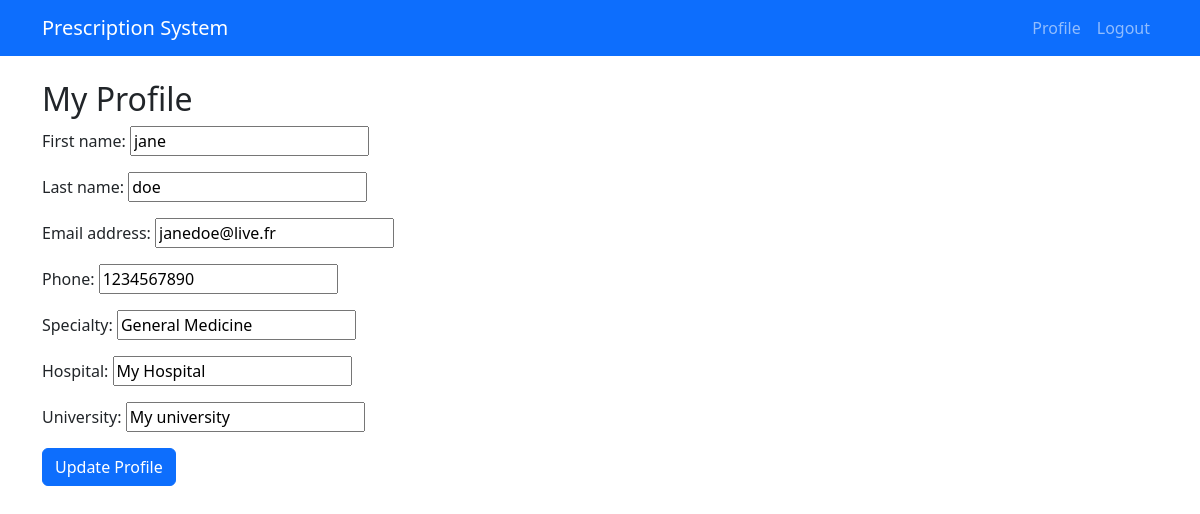
Screenshot of /profile/ (signed in) with the database file from the repository.
### physicians/models.py (models this page shows, shortened)
class Physician(AbstractUser):
    objects = PhysicianManager()
    username = None
    email = models.EmailField('email address', unique=True)
    first_name = models.CharField(max_length=150)
    last_name = models.CharField(max_length=150)
    phone = models.CharField(max_length=15)
    specialty = models.CharField(max_length=150)
    hospital = models.CharField(max_length=150)
    university = models.CharField(max_length=150)
    USERNAME_FIELD = 'email'
    REQUIRED_FIELDS = []

### physicians/views.py (the view)
# urls.py: path('profile/', PhysicianProfileView.as_view(), name='template-profile'),
class PhysicianProfileView(UpdateView):
    template_name = 'physician/profile.html'
    form_class = PhysicianProfileForm
    success_url = reverse_lazy('template-profile')
    def get_object(self):
        return self.request.user

### physicians/forms.py
class PhysicianProfileForm(forms.ModelForm):
    class Meta:
        model = Physician
        fields = ('first_name', 'last_name', 'email', 'phone',
                 'specialty', 'hospital', 'university')

### physicians/templates/physician/profile.html (shortened to what this page needs)
{% extends 'base.html' %}
{% block content %}
<div class="row">
    <div class="col-md-8">
        <h2>My Profile</h2>
        <form method="post">
            {{ form.as_p }}
            <button type="submit" class="btn btn-primary">Update Profile</button>
        </form>
    </div>
</div>
{% endblock %}

### rows the page displays
Physician: first_name "jane", last_name "doe", email "janedoe@live.fr", phone "1234567890", specialty "General Medicine", hospital "My Hospital", university "My university"
